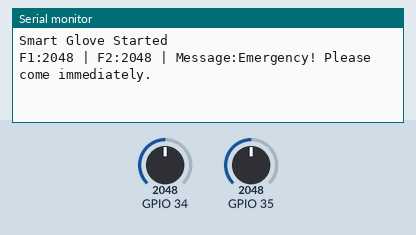
The sketch below on a simulated ESP32. Parts: the last lines printed to the serial monitor. Inputs (shaded band) come from the test bench; at power-on: GPIO 34 = 2048, GPIO 35 = 2048. WiFi joins after 1.5 s; servers stay silent unless stated.

Above: at 3.2 s.
3.3 s: GPIO 34 set to 3435
At 4.6 s:
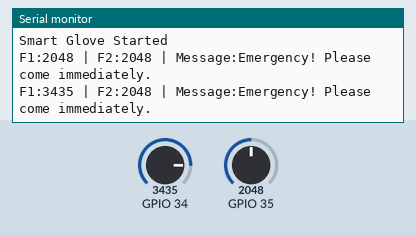
4.8 s: GPIO 34 set to 3557
At 5.5 s:
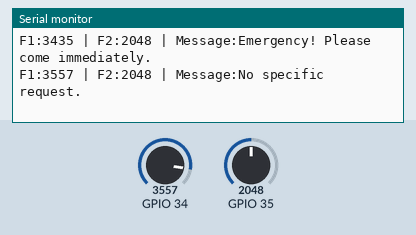
7.5 s: GPIO 34 set to 3727
At 8.8 s:
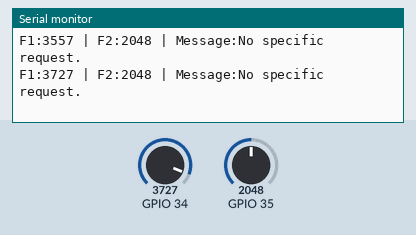
9.0 s: GPIO 34 set to 3859
At 9.8 s:
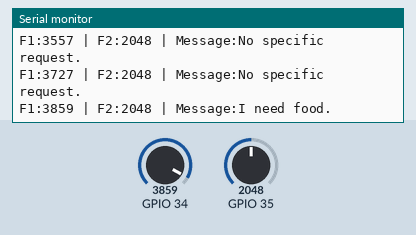
11.5 s: GPIO 35 set to 3473
At 12.8 s:
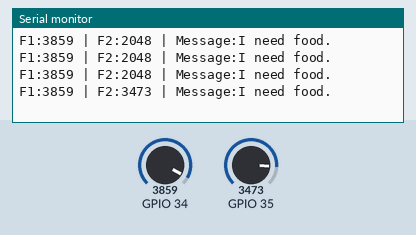
13.0 s: GPIO 35 set to 3538
At 13.9 s:
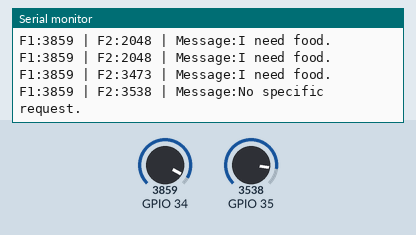
Timing chart, 0 to 15.5 s (numbered marks = the images above; inputs shaded):
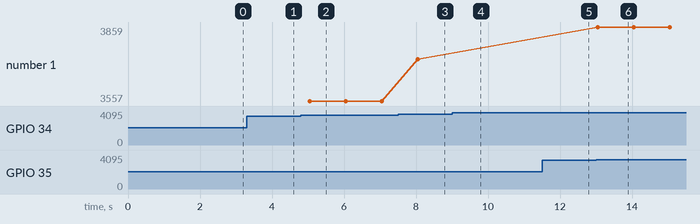

Measured:
- the behaviour switches between 3499 and 3500 on GPIO 34 (found by bisection; images 1 and 2)
- the behaviour switches between 3800 and 3801 on GPIO 34 (found by bisection; images 3 and 4)
- the behaviour switches between 3499 and 3500 on GPIO 35 (found by bisection; images 5 and 6)
- after the input at 3.3 s, the serial monitor: prints a new line after 0.75 s (image 1)
- after the input at 4.8 s, the serial monitor: prints a new line after 0.25 s (image 2)
- after the input at 7.5 s, the serial monitor: prints a new line after 0.55 s (image 3)
- after the input at 9.0 s, the serial monitor: prints a new line after 0.05 s (image 4)
- after the input at 11.5 s, the serial monitor: prints a new line after 0.55 s (image 5)
- after the input at 13.0 s, the serial monitor: prints a new line after 0.05 s (image 6)

The sketch:

smart_glove.ino
```cpp
#define BLYNK_TEMPLATE_ID "TMPL32wyJWEbw"
#define BLYNK_TEMPLATE_NAME "smart gloves"
#define BLYNK_AUTH_TOKEN "83sTGhHIGRwWsyxjOpz0oa3DV_buc7Ub"

#include <WiFi.h>
#include <WiFiClient.h>
#include <BlynkSimpleEsp32.h>

char ssid[] = "vivo Y200 5G";
char pass[] = "dass6312";

BlynkTimer timer;

// Flex pins
#define FLEX1 34
#define FLEX2 35

String lastMessage = "";

// Read flex with smoothing
int readFlex(int pin) {
  long sum = 0;
  for (int i = 0; i < 10; i++) {
    sum += analogRead(pin);
    delay(2);
  }
  return sum / 10;
}

// Updated detection logic
String detectCommand(int f1, int f2) {

  bool f1Bent = (f1 < 3500);
  bool f2Bent = (f2 < 3500);

  bool f1Open = (f1 > 3800);
  bool f2Open = (f2 > 3800);

  if (f1Open && f2Open) {
    return "Hello, I need attention.";
  }
  else if (f1Open && f2Bent) {
    return "I need food.";
  }
  else if (f1Bent && f2Open) {
    return "Please give my medicine.";
  }
  else if (f1Bent && f2Bent) {
    return "Emergency! Please come immediately.";
  }

  return "No specific request.";
}

// Send data
void sendSensorData() {

  int f1 = readFlex(FLEX1);
  int f2 = readFlex(FLEX2);

  String msg = detectCommand(f1, f2);

  // Send to Blynk
  Blynk.virtualWrite(V0, f1);
  Blynk.virtualWrite(V1, f2);
  Blynk.virtualWrite(V9, msg);

  // Emergency alert
  if (msg != lastMessage) {
    lastMessage = msg;

    if (msg == "Emergency! Please come immediately.") {
      Blynk.logEvent("emergency_alert", "Emergency! Please come immediately.");
    }
  }

  // Send to laptop for voice
  Serial.print("F1:");
  Serial.print(f1);
  Serial.print(" | F2:");
  Serial.print(f2);
  Serial.print(" | Message:");
  Serial.println(msg);
}

void setup() {
  Serial.begin(115200);
  delay(200);

  Blynk.begin(BLYNK_AUTH_TOKEN, ssid, pass);

  timer.setInterval(1000L, sendSensorData);

  Serial.println("Smart Glove Started");
}

void loop() {
  Blynk.run();
  timer.run();
}
```
